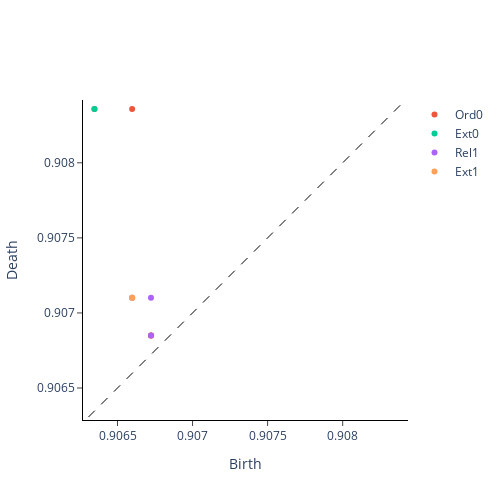

Source (notebook cell):
### Code cell
# Plot sample extended persistence diagram
file_path: str = os.path.join(DEFAULT_GRAPH_DIR,
                              f"MUTAG_{diffusion_parameter}_extended_persistence", "diagrams")
graph_idx = 1
pd: OneHotEncodedPersistenceDiagram = \
    OneHotEncodedPersistenceDiagram.load(os.path.join(file_path, 
                                                      f"{graph_idx}.npy"))
pd.set_homology_dimension_names(["Ord0", "Ext0", "Rel1", "Ext1"])
pd.plot()

### Figure 1 — Plotly figure (JSON) as saved in the notebook; plotly's stock layout.template omitted (floating-point values rounded to 4 significant figures)
{"data": [{"hoverinfo": "none", "line": {"color": "black", "dash": "dash", "width": 1}, "mode": "lines", "showlegend": false, "type": "scatter", "x": [0.9063, 0.9084], "y": [0.9063, 0.9084]}, {"hoverinfo": "text", "hovertext": ["(0.9067233204841614, 0.9068489074707031)", "(0.9067230820655823, 0.9068489074707031)", "(0.9065974950790405, 0.9083587527275085)", "(0.9063464999198914, 0.9083587527275085)"], "mode": "markers", "name": "Ord0", "type": "scatter", "x": [0.9067, 0.9067, 0.9066, 0.9063], "y": [0.9068, 0.9068, 0.9084, 0.9084]}, {"hoverinfo": "text", "hovertext": ["(0.9063464999198914, 0.9083587527275085)"], "mode": "markers", "name": "Ext0", "type": "scatter", "x": [0.9063], "y": [0.9084]}, {"hoverinfo": "text", "hovertext": ["(0.9067233204841614, 0.9068489074707031)", "(0.9067230820655823, 0.9071008563041687)", "(0.906597912311554, 0.9071010947227478)"], "mode": "markers", "name": "Rel1", "type": "scatter", "x": [0.9067, 0.9067, 0.9066], "y": [0.9068, 0.9071, 0.9071]}, {"hoverinfo": "text", "hovertext": ["(0.9065974950790405, 0.9071008563041687)", "(0.9065974950790405, 0.9071010947227478)"], "mode": "markers", "name": "Ext1", "type": "scatter", "x": [0.9066, 0.9066], "y": [0.9071, 0.9071]}], "layout": {"height": 500, "plot_bgcolor": "white", "width": 500, "xaxis": {"autorange": false, "exponentformat": "e", "linecolor": "black", "linewidth": 1, "mirror": false, "range": [0.9063, 0.9084], "showexponent": "all", "showline": true, "side": "bottom", "ticks": "outside", "title": {"text": "Birth"}, "type": "linear", "zeroline": true}, "yaxis": {"autorange": false, "exponentformat": "e", "linecolor": "black", "linewidth": 1, "mirror": false, "range": [0.9063, 0.9084], "scaleanchor": "x", "scaleratio": 1, "showexponent": "all", "showline": true, "side": "left", "ticks": "outside", "title": {"text": "Death"}, "type": "linear", "zeroline": true}}}
